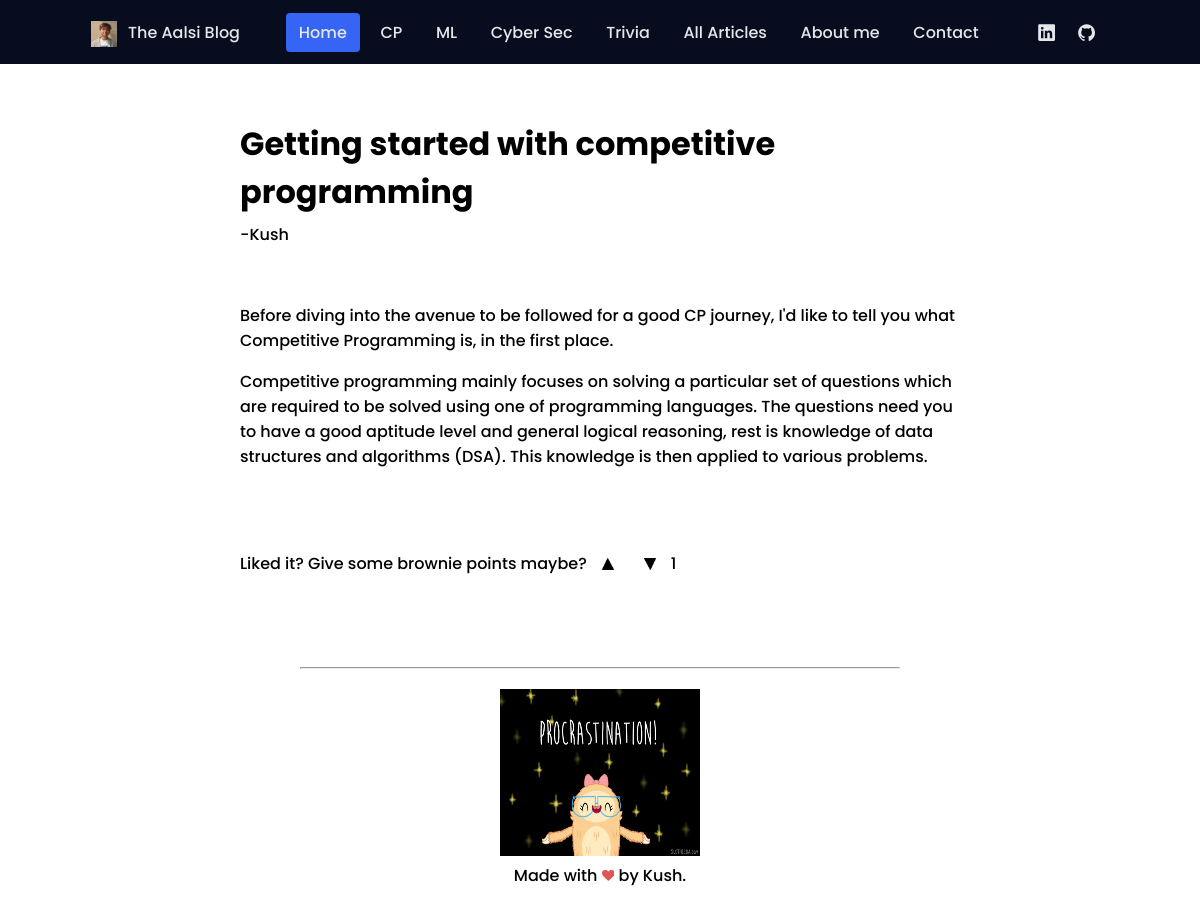
/article/Getting started with competitive programming, run on an earlier commit of the app's database.
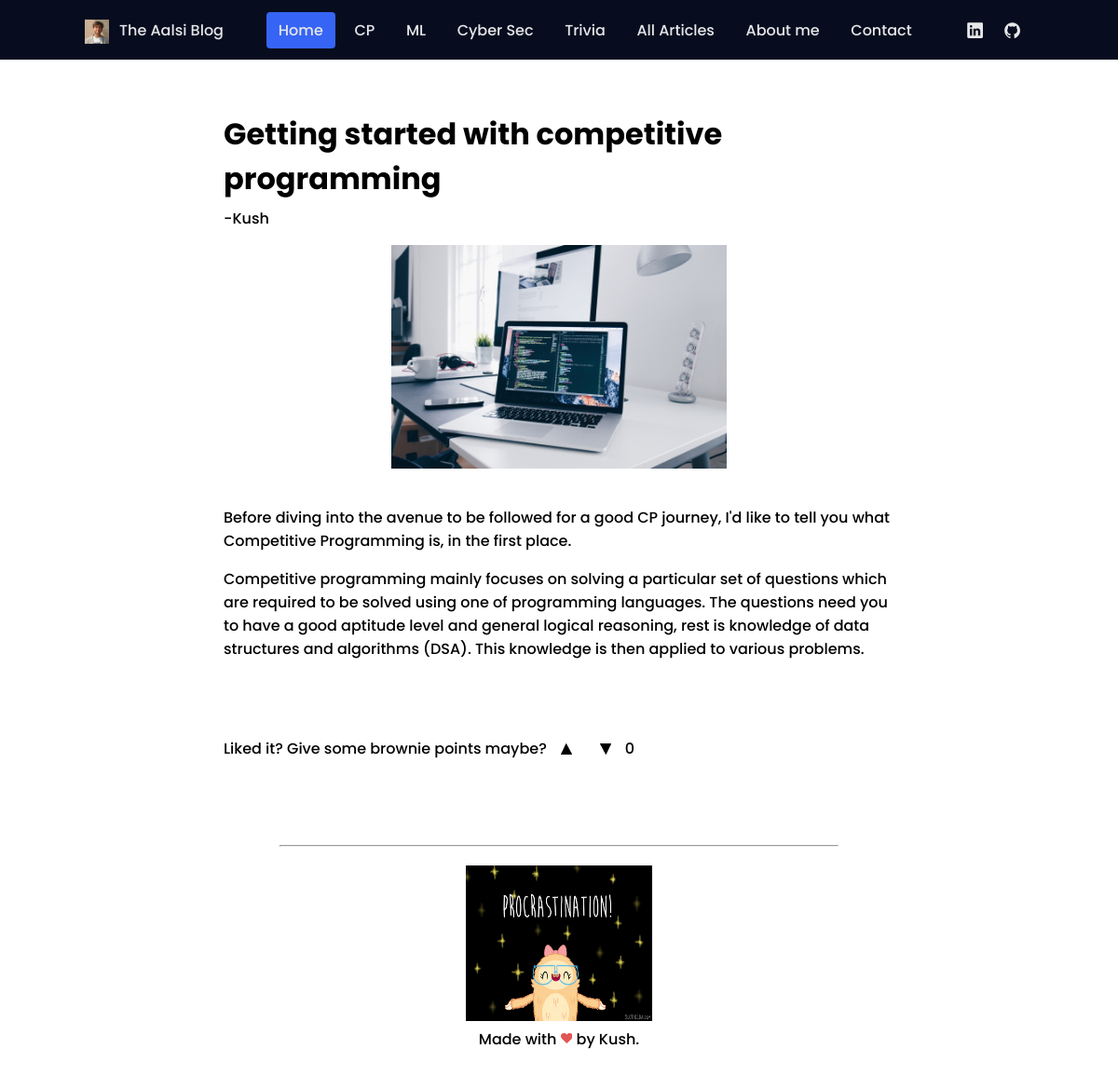
And on a later commit of the database.
### home/models.py (models this page shows, shortened)
class Articles(models.Model):
    title = models.CharField(max_length=50)
    img = models.ImageField(null = True, blank = True, upload_to = 'static/images/')
    author = models.CharField(max_length=100)
    tags = models.CharField(max_length=500, default="")
    article_body = RichTextField(blank = True, null = True)
    likes = models.IntegerField(default=0, blank=True)

### home/views.py (the view)
# urls.py: path('article/<str:title>', views.article, name = "article"),
def article(request, title):
    article = Articles.objects.get(title = title)
    context = {
        'title' : title,
        'article' : article
    }
    return render(request, 'article.html', context)

### templates/article.html (shortened to what this page needs)
{% extends 'base.html' %}
{% block content %}
    <div class="title">
        <h1>{{article.title}}</h1>
    </div>
    <div class="author">
        <p>-{{article.author}}</p>
    </div>
    <img class = "img_art" src={{article.img.url}} alt="">
    <p>{{article.article_body | safe}}</p><br><br>
    <div class="like_box">
        <p>Liked it? Give some brownie points maybe?</p>
        <img data-action="like" data-id = {{article.id}} class="like update-likes" src="/static/img/arrow-up.png">
        <img data-action="dislike" data-id = {{article.id}} class="like update-likes" src="/static/img/arrow-down.png">
        <p>{{article.likes}}</p>
    </div>
{% endblock content %}

### templates/base.html (shortened to what this page needs)
<!DOCTYPE html>
<html lang="en">
    <head>
        <link rel="stylesheet" href="/static/styles.css">
    </head>
    <body>
        <header class="header">
            <nav class="nav" id="nav-menu">
                <div class="nav__content bd-grid">
                    <div class="nav__perfil">
                        <a href="/"><div class="nav__img">
                            <img src="/static/img/perfil.png" alt="profile photo">
                        </div></a>
                        <div>
                            <a href="/" class="nav__name">The Aalsi Blog</a>
                        </div>
                    </div>
                    <div class="nav__menu">
                        <ul class="nav__list">
                            <li class="nav__item"><a href="/" class="nav__link active">Home</a></li>
                            <li class="nav__item"><a href= {% url 'cp' %} class="nav__link">CP</a></li>
                            <li class="nav__item"><a href= {% url 'ml' %} class="nav__link">ML</a></li>
                            <li class="nav__item"><a href= {% url 'cyber' %} class="nav__link">Cyber Sec</a></li>
                            <li class="nav__item"><a href= {% url 'trivia' %} class="nav__link">Trivia</a></li>
                            <li class="nav__item"><a href= {% url 'all' %} class="nav__link">All Articles</a></li>
                            <li class="nav__item"><a href= "https://kushuuu.netlify.app/" class="nav__link">About me</a></li>
                            <li class="nav__item"><a href= {% url 'contact' %} class="nav__link">Contact</a></li>
                        </ul>
                    </div>
                    <div class="nav__social">
                        <a href="https://www.linkedin.com/in/kushagra-s-b89338140/" class="nav__social-icon"><ion-icon name="logo-linkedin"></ion-icon></a>
                        <a href="https://github.com/kushuu/" class="nav__social-icon"><ion-icon name="logo-github"></ion-icon></a>
                    </div>
                </div>
            </nav>
        </header>
        <div class="main_body">
            {% block content %}
            {% endblock content %}
        </div>
        <br><br><br>
        <hr style="width:50%;text-align:left;margin:auto">
        <footer>
            <img class="gif" src="/static/img/pro.gif" alt=""><br>
            Made with  by Kush.
        </footer>
    </body>
</html>

### static/styles.css (style rules this page uses)
:root { --header-height: 3rem; --first-color: #3664F4; --dark-color: #070D1F; --dark-color-alt: #282B3A; --white-color: #E6E7E9; --body-font: 'Poppins', sans-serif; --normal-font-size: .938rem; --small-font-size: .813rem; --z-fixed: 100; }
@media screen and (min-width: 768px) { :root { --normal-font-size: 1rem; --small-font-size: .875rem; } }
body { margin: var(--header-height) 0 0 0; font-family: var(--body-font); font-size: var(--normal-font-size); font-weight: 500; }
ul { margin: 0; padding: 0; list-style: none; }
a { text-decoration: none; }
img { max-width: 100%; height: auto; }
.bd-grid { max-width: 1024px; display: -ms-grid; display: grid; -ms-grid-columns: 100%; grid-template-columns: 100%; margin-left: 1.5rem; margin-right: 1.5rem; }
.header { width: 100%; height: var(--header-height); position: fixed; top: 0; left: 0; padding: 0 1.5rem; background-color: var(--dark-color); z-index: var(--z-fixed); display: -webkit-box; display: -ms-flexbox; display: flex; -webkit-box-pack: justify; -ms-flex-pack: justify; justify-content: space-between; -webkit-box-align: center; -ms-flex-align: center; align-items: center; }
.nav__content { height: 100%; -ms-grid-rows: max-content 1fr max-content; grid-template-rows: -webkit-max-content 1fr -webkit-max-content; grid-template-rows: max-content 1fr max-content; row-gap: 2rem; }
.nav__img { display: -webkit-box; display: -ms-flexbox; display: flex; -webkit-box-pack: center; -ms-flex-pack: center; justify-content: center; padding-top: .25rem; margin-bottom: .8rem; width: 56px; height: 56px; background-color: var(--dark-color); border-radius: 0%; overflow: hidden; }
.nav__img img { width: 46px; }
.nav__name { display: block; color: var(--white-color); }
.nav__menu { -ms-flex-item-align: center; -ms-grid-row-align: center; align-self: center; }
.nav__item { margin: 2.5rem 0; }
.nav__link { color: var(--white-color); }
.nav__social { padding-top: .5rem; }
.nav__social-icon { font-size: 1.2rem; color: var(--white-color); margin-right: 1rem; }
.active { color: var(--first-color); }
@media screen and (min-width: 768px) { body { margin: 0; } }
@media screen and (min-width: 768px) { .header { height: calc(var(--header-height) + 1rem); } }
@media screen and (min-width: 768px) { .nav { width: 100%; } }
@media screen and (min-width: 768px) { .nav__content { -ms-grid-columns: (max-content)[3]; grid-template-columns: repeat(3, -webkit-max-content); grid-template-columns: repeat(3, max-content); -ms-grid-rows: 1fr; grid-template-rows: 1fr; -webkit-column-gap: 1rem; column-gap: 1rem; -webkit-box-pack: justify; -ms-flex-pack: justify; justify-content: space-between; } }
@media screen and (min-width: 768px) { .nav__perfil { display: -webkit-box; display: -ms-flexbox; display: flex; -webkit-box-align: center; -ms-flex-align: center; align-items: center; } }
@media screen and (min-width: 768px) { .nav__img { width: 32px; height: 32px; margin-right: .5rem; margin-bottom: 0; -webkit-box-align: center; -ms-flex-align: center; align-items: center; } }
@media screen and (min-width: 768px) { .nav__img img { width: 26px; } }
@media screen and (min-width: 768px) { .nav__list { display: -webkit-box; display: -ms-flexbox; display: flex; } }
@media screen and (min-width: 768px) { .nav__item { margin: 0 .25rem; } }
@media screen and (min-width: 768px) { .nav__link { padding: .5rem .8rem; border-radius: .25rem; } }
@media screen and (min-width: 768px) { .active { background-color: var(--first-color); color: var(--white-color); } }
@media screen and (min-width: 1024px) { .bd-grid { margin-left: auto; margin-right: auto; } }
.main_body { margin-top: 120px; margin-left: 20%; margin-right: 20%; }
footer { text-align: center; margin-bottom: 50px; }
.gif { margin-top: 20px; height: 167px; width: 200px; }
.img_art { display: block; margin-left: auto; margin-right: auto; width: 50%; margin-bottom: 40px; }
.author { margin-top: -15px; }
.like { display: flex; }
.like { width: 12px; height: 12px; cursor: pointer; transition:.1s; margin-top: 23px; margin-left: 15px; margin-right: 15px; }
.like_box { display: flex; padding: 0px; }

What changed in the data, as far as the page shows it:
changed Articles "Getting started with competitive programming": img: picture added; likes "1" → "0"
